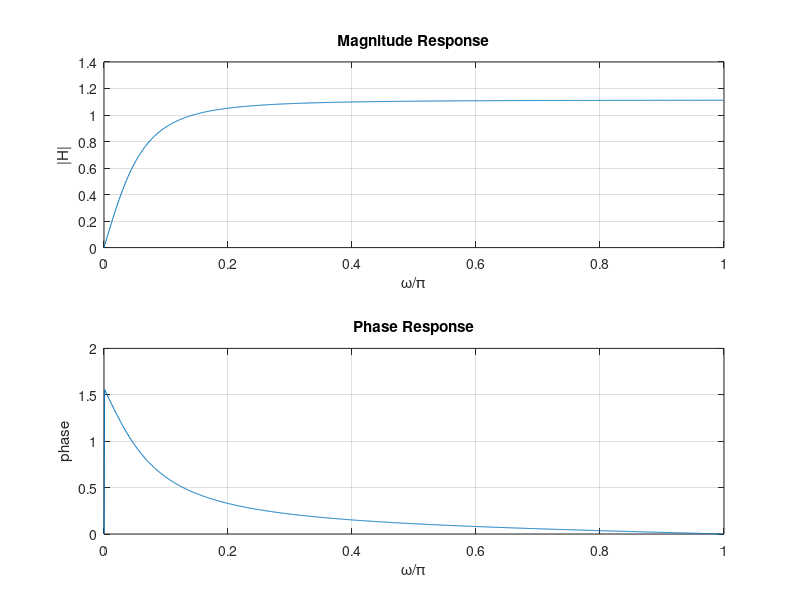
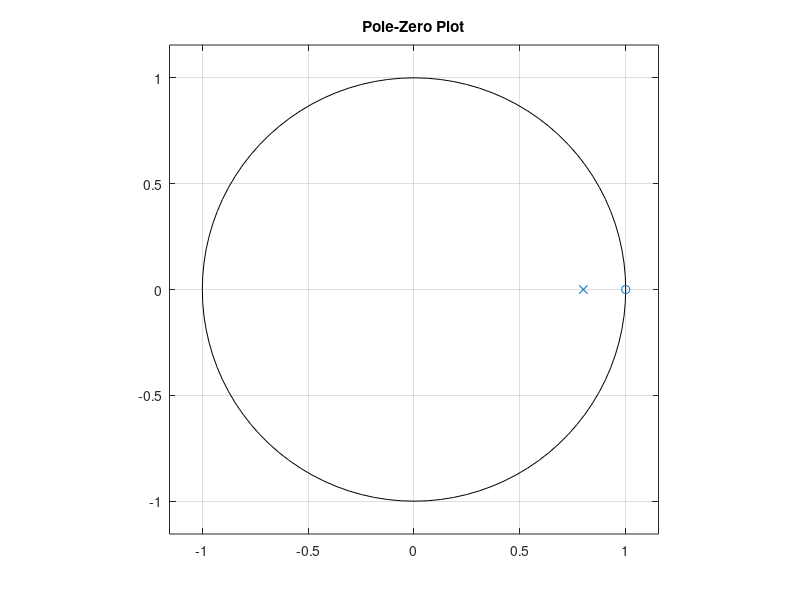

Reproduce these figures in MATLAB, in order.
% Problem 2
b = [1 -1];
a = [1 -0.8];

[H,w] = freqz(b,a,1024);

figure;
subplot(2,1,1);
plot(w/pi, abs(H)); grid on;
title('Magnitude Response');
xlabel('\omega/\pi'); ylabel('|H|');


subplot(2,1,2);
plot(w/pi, unwrap(angle(H))); grid on;
title('Phase Response');
xlabel('\omega/\pi'); ylabel('phase');

figure;
zplane(b,a);
title('Pole-Zero Plot');
